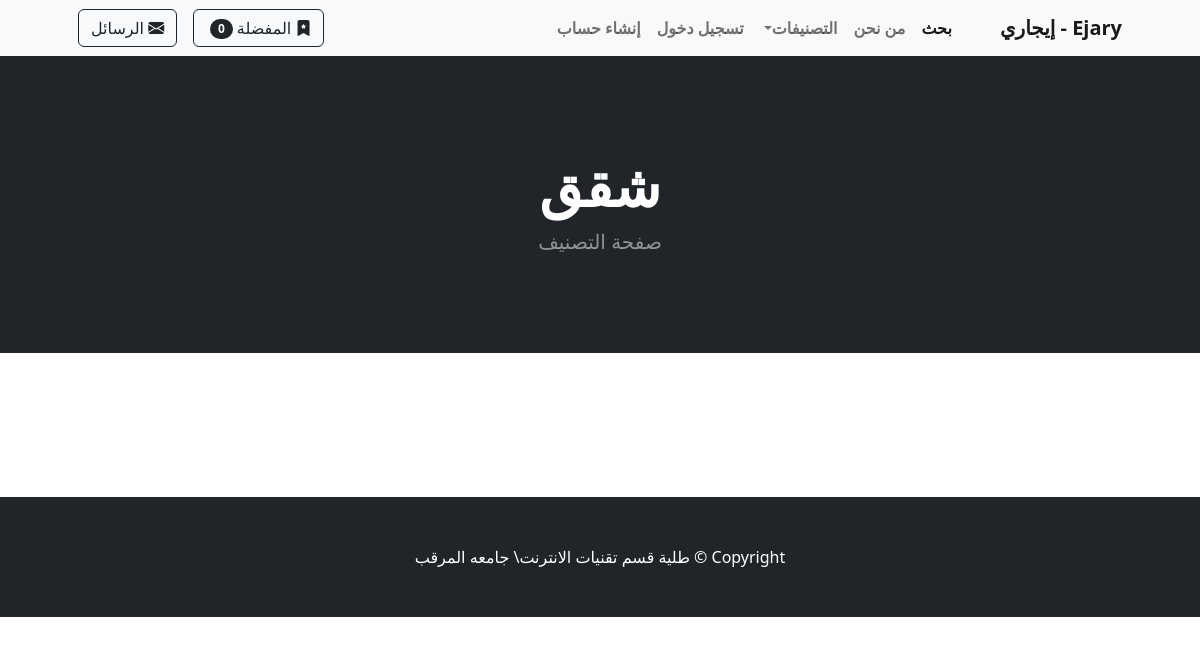
Page /category/شقق on the earlier database version.
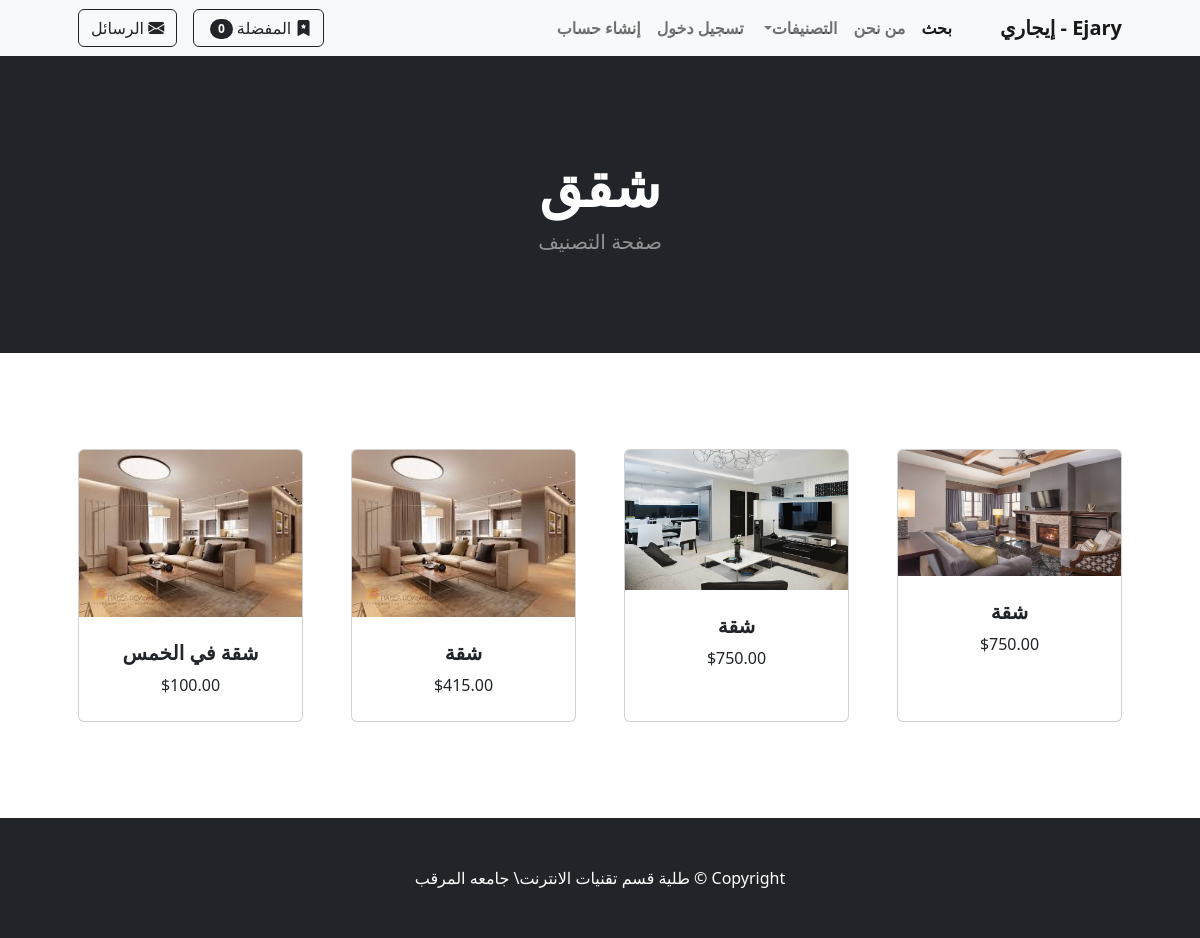
Same page on the later database version.
### store/models.py (models this page shows, shortened)
class Product(models.Model):
    name = models.CharField(max_length=100)
    price = models.DecimalField(default=0, decimal_places=2, max_digits=6)
    category = models.ForeignKey(Category, on_delete=models.CASCADE, default=1)
    description = models.CharField(max_length=250, default='', blank=True, null=True)
    image = models.ImageField(upload_to='uploads/product/')
    is_sale = models.BooleanField(default=False)
    sale_price = models.DecimalField(default=0, decimal_places=2, max_digits=6)
    user = models.ForeignKey(User, on_delete=models.CASCADE)  # المستخدم الذي أضاف الإعلان
    city = models.ForeignKey(City, on_delete=models.CASCADE, null=True, blank=True)  # المدينة
    phone_number = models.CharField(
        max_length=10,
        validators=[
            RegexValidator(
                regex=r'^(092|091|094|093)\d{7}$',
                message="Phone number must start with 092, 091, 094, or 093 and be 10 digits long."
            )
        ],
        help_text="Enter a valid phone number starting with 092, 091, 094, or 093."
    )

### store/views.py (the view)
# urls.py: path('category/<str:foo>', views.category, name='category'),
def category(request, foo):
	foo = foo.replace('-', ' ')
	try:
		category = Category.objects.get(name=foo)
		products = Product.objects.filter(category=category)
		return render(request, 'category.html', {'products':products, 'category':category})
	except:
		messages.success(request, ("That Category Doesn't Exist..."))
		return redirect('home')

### cart/cart.py (called while the page is built)
	def __len__(self):
		return len(self.cart)

### cart/context_processors.py (called while the page is built)
def cart(request):
	return {'cart': Cart(request)}

### store/models.py (called while the page is built)
	def __str__(self):
		return self.name

### store/views.py (called while the page is built)
def categories_processor(request):
    return {
        'categories': Category.objects.all()
    }

def base_context(request):
    if request.user.is_authenticated:
        unread_count = ChatMessage.objects.filter(receiver=request.user, is_read=False).count()
    else:
        unread_count = 0
    return {'unread_count': unread_count}

### store/templates/category.html
{% extends 'base.html' %}
{% block content %}
<header class="bg-dark py-5">
    <div class="container px-4 px-lg-5 my-5">
        <div class="text-center text-white">
            <h1 class="display-4 fw-bolder">{{ category }}</h1>
            <p class="lead fw-normal text-white-50 mb-0">صفحة التصنيف</p>
        </div>
    </div>
</header>
<section class="py-5">
    <div class="container px-4 px-lg-5 mt-5">
        <div class="row gx-4 gx-lg-5 row-cols-2 row-cols-md-3 row-cols-xl-4 justify-content-center">
            {% for product in products %}
            <div class="col mb-5">
                <div class="card h-100">
                    <img class="card-img-top" src="{{ product.image.url }}" alt="{{ product.name }}" />
                    <div class="card-body p-4 text-center">
                        <h5 class="fw-bolder">{{ product.name }}</h5>
                        ${{ product.price }}
                    </div>
                </div>
            </div>
            {% endfor %}
        </div>
    </div>
</section>
{% endblock %}

Differences in the rows shown:
added Product: image (picture), name "شقة", price "750.00"
added Product: image (picture), name "شقة", price "750.00"
added Product: image (picture), name "شقة", price "415.00"
added Product: image (picture), name "شقة في الخمس", price "100.00"
